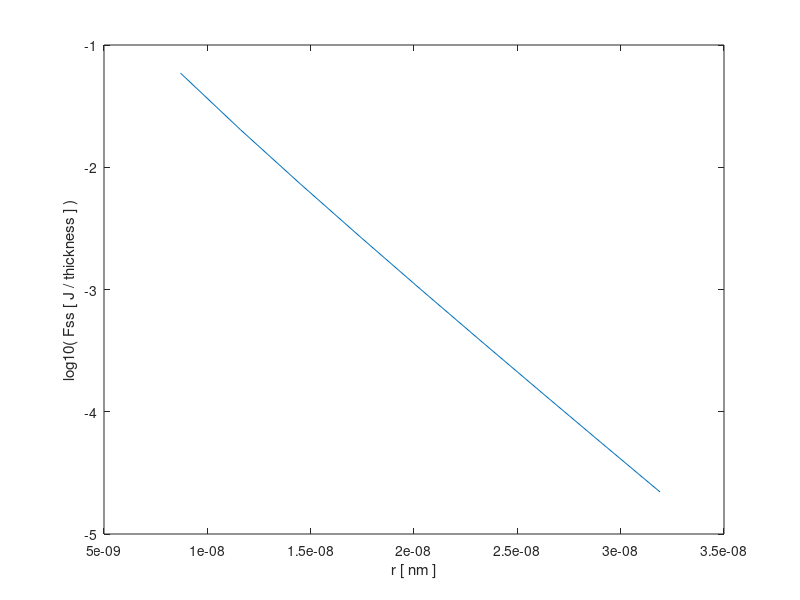
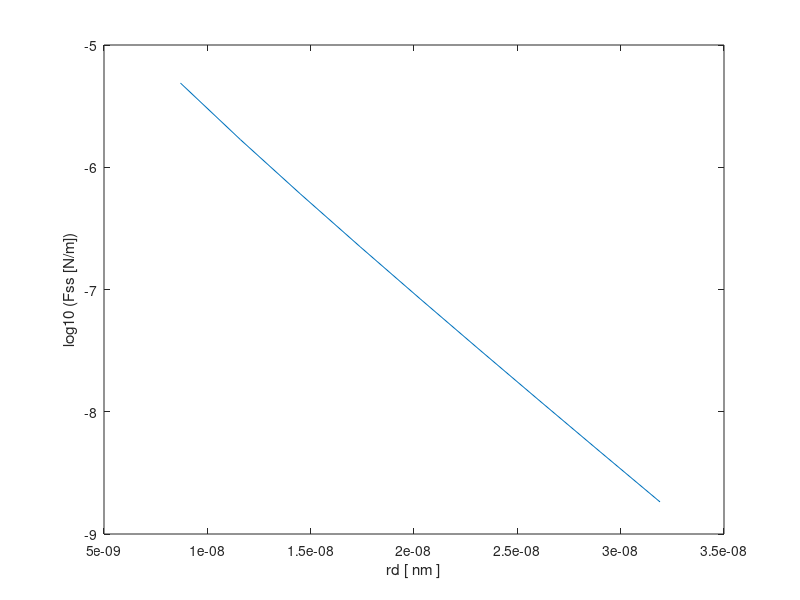

Source code (MATLAB) for these figures, in order:
clear
J=(3*10^-3)*1.602176565e-19/(2.9*10^-10); %meV/a -> J/m
D=(0.3*10^-3)*1.602176565e-19/(2.9*10^-10)^2; %meV/a^2 -> J/m^2
thick=(20*10^-9); %nm

B=1.6;
rd=(3:11);
r=rd*J/D;

Ha=B*(D^2/(2*J)); %in SI units

ee=sqrt(2/B);%cant change
fy=(besselk(1,rd./ee));%/(J/(100*10^-9));
figure
plot(r,log10(fy/(1)));
xlabel('r [ nm ]');
ylabel('log10( Fss [ J / thickness ] )');

figure
plot(r,log10(fy*(J/thick)));
xlabel('rd [ nm ]');
ylabel('log10 (Fss [N/m])');
